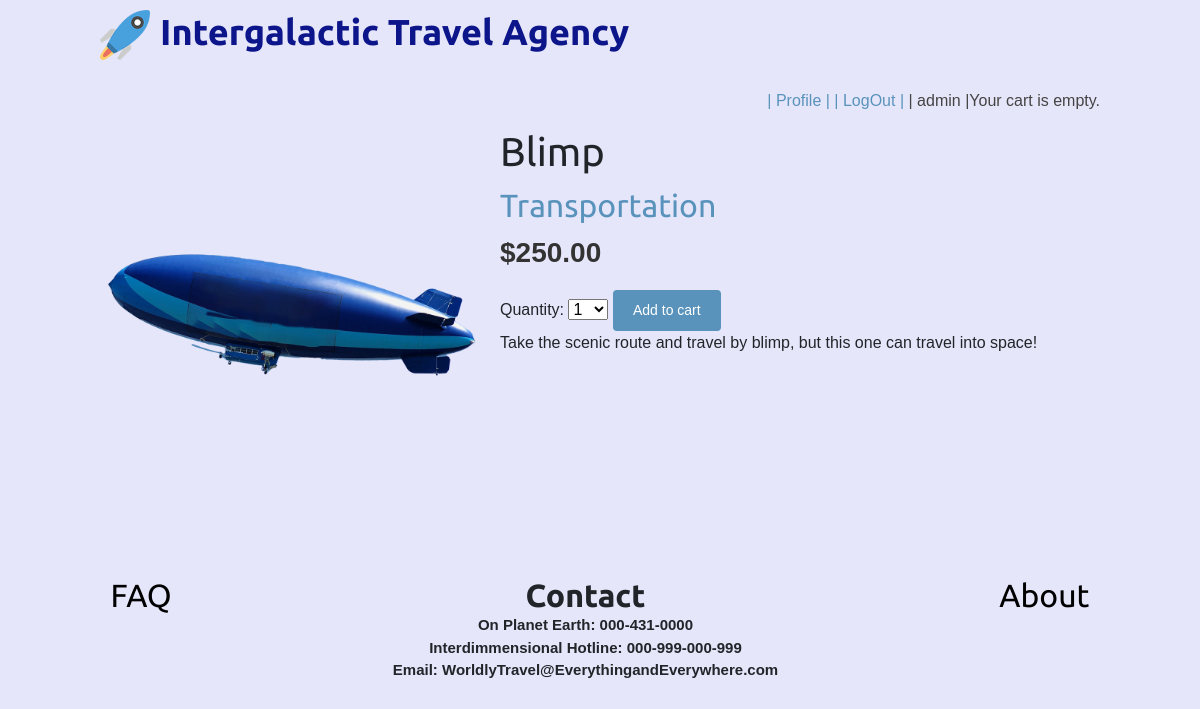
Screenshot of /31/blimp/ (signed in) with the database file from the repository.
### shop/models.py (models this page shows, shortened)
class Product(models.Model):
    category = models.ForeignKey(Category,
                                 related_name='products',
                                 on_delete=models.CASCADE)
    name = models.CharField(max_length=200, db_index=True)
    slug = models.SlugField(max_length=200, db_index=True)
    image = models.ImageField(upload_to='products/%Y/%m/%d',
                              blank=True)
    description = models.TextField(blank=True)
    price = models.DecimalField(max_digits=10, decimal_places=2)
    available = models.BooleanField(default=True)
    created = models.DateTimeField(auto_now_add=True)
    updated = models.DateTimeField(auto_now=True)
    class Meta:
        ordering = ('name',)
        index_together = (('id', 'slug'),)

class Category(models.Model):
    name = models.CharField(max_length=200,
                            db_index=True)
    slug = models.SlugField(max_length=200,
                            unique=True)
    class Meta:
        ordering = ('name',)
        verbose_name = 'category'
        verbose_name_plural = 'categories'
    def __str__(self):
        return self.name
    def get_absolute_url(self):
        return reverse('shop:product_list_by_category',
                       args=[self.slug])

### shop/views.py (the view)
# urls.py: path('<int:id>/<slug:slug>/', views.product_detail,name='product_detail'),
@login_required(login_url="shop:login_page")
def product_detail(request, id, slug):
    product = get_object_or_404(Product,
                                id=id,
                                slug=slug,
                                available=True)
    cart_product_form = CartAddProductForm()
    return render(request,
                  'shop/product/detail.html',
                  {'product': product,
                   'cart_product_form': cart_product_form})

### cart/forms.py
class CartAddProductForm(forms.Form):
    quantity = forms.TypedChoiceField(
                                choices=PRODUCT_QUANTITY_CHOICES,
                                coerce=int)
    update = forms.BooleanField(required=False,
                                initial=False,
                                widget=forms.HiddenInput)

### shop/templates/shop/product/detail.html (shortened to what this page needs)
{% extends "shop/base.html" %}
{% load static %}
{% block content %}
  <div class="product-detail">
    <img src="{% if product.image %}{{ product.image.url }}{% else %}{% static "img/no_image.png" %}{% endif %}">
    <h1>{{ product.name }}</h1>
    <h2><a href="{{ product.category.get_absolute_url }}">{{ product.category }}</a></h2>
    <p class="price">${{ product.price }}</p>
    <form action="{% url "cart:cart_add" product.id %}" method="post">
      {{ cart_product_form }}
      <input type="submit" value="Add to cart">
    </form>
    {{ product.description|linebreaks }}
  </div>
{% endblock %}

### shop/templates/shop/base.html (shortened to what this page needs)
{% load static %}
<!DOCTYPE html>
<html lang="en">
<head style="background-color: lavender">
  <link rel="stylesheet" href="https://stackpath.bootstrapcdn.com/bootstrap/4.1.3/css/bootstrap.min.css">
 <link href="{% static "css/base.css" %}" rel="stylesheet">
</head>
<body style="background-color: lavender">
<div id="header" style="display: flex; align-items: left;">
  <a href="/" style="margin-right: 10px;"> <img src="\media\products\logo.png" style="height: 50px;"></a>
  <h1 style="color: #0c158a; font-weight: bold; font-size: 36px; margin: 0;"><a href="/" style="color: #0c158a; text-decoration: none;">Intergalactic Travel Agency</a></h1>
</div>
  <div id="subheader" style="background-color: lavender">
    {% if request.user.is_authenticated %}
    <div class="cart">
      {% with total_items=cart|length %}
          {% if cart|length > 0 %}
            Your cart:
            <a href="{% url "cart:cart_detail" %}">
              {{ total_items }} item{{ total_items|pluralize }},
              ${{ cart.get_total_price }}
            </a>
          {% else %}
            Your cart is empty.
          {% endif %}
        {% endwith %}
    </div>
    {% endif %}
    <div class="cart" style="background-color: lavender">
      {% if request.user.is_authenticated %}
       <a href="{% url 'shop:profile' %}">
       | Profile |
      </a>
          <a href="{% url 'shop:logout' %}">
       | LogOut |
      </a>
      {% endif %}
            {% if request.user.is_authenticated %}
         <span>| {{ request.user }} |</span>
         {% endif %}
    </div>
  </div>
  <div id="content" style="background-color: lavender">
    {% block content %}
    {% endblock %}
  </div>
</body>
<br>
<br>
  <div class="link-container" style="background-color: lavender">
      <div>
          <h2> <a href = "FAQ" class="link">FAQ</a></h2>
      </div>
      <div class="contact-container">
         <h2>Contact</h2>
         <p>On Planet Earth: 000-431-0000</p>
          <p> Interdimmensional Hotline: 000-999-000-999 </p>
         <p>Email: WorldlyTravel@EverythingandEverywhere.com</p>
      </div>
      <div>
         <h2><a href= "About" class="link">About</a></h2>
      </div>
   </div>
</html>

### shop/static/css/base.css (style rules this page uses)
body { margin:0; padding:0; font-family:helvetica, sans-serif; }
h1, h2, h3, h4, h5 , h6 { font-family: 'Ubuntu', sans-serif; font-weight:normal; }
a { text-decoration:none; color:#5993bb; }
a.button, input[type="submit"] { color:#fff; background:#5993bb; border-radius:4px; padding:10px 20px; font-size:14px; border:0; }
#header { padding:10px 100px; font-size:18px; overflow:auto; }
#subheader { background:#ececec; color:#444; padding:15px 100px; overflow:auto; }
#subheader .cart { float:right; padding-top:4px; }
#content { padding:0 100px; overflow:hidden; }
.product-detail { text-align:justify; }
.product-detail .price { color:#333; font-size:28px; font-weight:bold; }
.product-detail img { width:40%; float:left; padding:0 20px 20px 0; }
.product-detail h1 { margin-bottom:0; }
.product-detail h2 { margin-top:10px; }

### shop/templates/shop/base.html (style rules this page uses)
.link { color: rgb(00, 00, 00); text-decoration: none; }
.link-container { display: flex; flex-direction: row; flex-wrap: wrap; justify-content: space-around; }
.contact-container { text-align: center; }
.contact-container h2 { font-weight: 600; margin-bottom: 0; }
.contact-container p { font-weight: 600; font-size: 15px; margin-bottom: 0; }

### rows the page displays
Product: image (picture), name "Blimp", category "Transportation", price "250.00", description "Take the scenic route and travel by blimp, but this one can travel into space!"

### other values shown
{{ request.user }} "admin"
